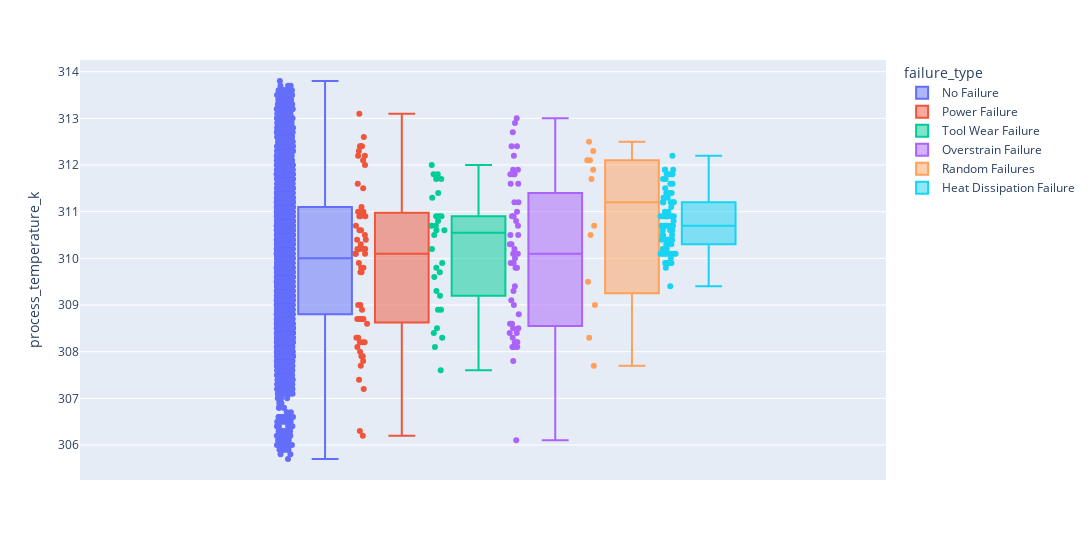

The cell this chart's notebook holds for it:
### Code cell
histogram('process_temperature_k')

### Figure 1 — Plotly figure (JSON) as saved in the notebook; plotly's stock layout.template omitted (floating-point values rounded to 4 significant figures; data arrays with more than 128 entries replaced by an {"elided": "..."} marker saying what was removed)
{"data": [{"alignmentgroup": "True", "boxpoints": "all", "hovertemplate": "failure_type=No Failure<br>process_temperature_k=%{y}<extra></extra>", "legendgroup": "No Failure", "marker": {"color": "#636efa"}, "name": "No Failure", "notched": false, "offsetgroup": "No Failure", "orientation": "v", "showlegend": true, "type": "box", "x0": " ", "xaxis": "x", "y": {"elided": "6435 float values"}, "y0": " ", "yaxis": "y"}, {"alignmentgroup": "True", "boxpoints": "all", "hovertemplate": "failure_type=Power Failure<br>process_temperature_k=%{y}<extra></extra>", "legendgroup": "Power Failure", "marker": {"color": "#EF553B"}, "name": "Power Failure", "notched": false, "offsetgroup": "Power Failure", "orientation": "v", "showlegend": true, "type": "box", "x0": " ", "xaxis": "x", "y": [309, 308.7, 308.2, 308.3, 308.7, 309.8, 307.4, 306.3, 306.2, 307.2, 307.7, 307.8, 310.1, 310.2, 308.7, 308, 307.9, 308.2, 308.9, 308.7, 308.7, 308.6, 309.8, 309.9, 310.9, 311, 311.5, 310.6, 311, 309.7, 310.4, 310.2, 312, 312.4, 313.1, 312.6, 312.3, 312.1, 312.2, 312.4, 310.2, 310.9, 310.9, 310.1, 310.4, 310.6, 310.7, 311.1, 310.5, 310.2, 311, 311.6, 312.4, 312.2, 310.3, 310.1, 309.7, 308.1, 308.3, 307.9, 309, 310.2, 308.2], "y0": " ", "yaxis": "y"}, {"alignmentgroup": "True", "boxpoints": "all", "hovertemplate": "failure_type=Tool Wear Failure<br>process_temperature_k=%{y}<extra></extra>", "legendgroup": "Tool Wear Failure", "marker": {"color": "#00cc96"}, "name": "Tool Wear Failure", "notched": false, "offsetgroup": "Tool Wear Failure", "orientation": "v", "showlegend": true, "type": "box", "x0": " ", "xaxis": "x", "y": [308.9, 307.6, 309.2, 308.4, 309.3, 309.6, 310.9, 310.9, 311.3, 310.8, 310.9, 309.7, 310.5, 312, 310.2, 310.6, 310.6, 309.9, 311.4, 311.8, 311.7, 311.7, 311.8, 310.7, 308.3, 308.5, 308.1, 308.9, 310.7, 309.8], "y0": " ", "yaxis": "y"}, {"alignmentgroup": "True", "boxpoints": "all", "hovertemplate": "failure_type=Overstrain Failure<br>process_temperature_k=%{y}<extra></extra>", "legendgroup": "Overstrain Failure", "marker": {"color": "#ab63fa"}, "name": "Overstrain Failure", "notched": false, "offsetgroup": "Overstrain Failure", "orientation": "v", "showlegend": true, "type": "box", "x0": " ", "xaxis": "x", "y": [308.2, 308.1, 308.3, 308.5, 308.1, 306.1, 307.8, 308.1, 309.8, 308.4, 308.2, 308.6, 308.5, 308.8, 309, 309.1, 309.3, 310.1, 310.9, 311.2, 311.6, 310.8, 310.5, 312.7, 312.9, 313, 312.4, 312.4, 312.2, 311.8, 311, 310.5, 309.9, 310.7, 311.6, 310.3, 311.9, 311.2, 311.8, 311.8, 311.9, 310.9, 309.8, 308.4, 308.2, 308.6, 309.9, 310, 310.1, 310.2, 310.3, 309.4], "y0": " ", "yaxis": "y"}, {"alignmentgroup": "True", "boxpoints": "all", "hovertemplate": "failure_type=Random Failures<br>process_temperature_k=%{y}<extra></extra>", "legendgroup": "Random Failures", "marker": {"color": "#FFA15A"}, "name": "Random Failures", "notched": false, "offsetgroup": "Random Failures", "orientation": "v", "showlegend": true, "type": "box", "x0": " ", "xaxis": "x", "y": [308.3, 307.7, 309.5, 309, 310.5, 312.3, 312.1, 312.5, 312.1, 310.7, 311.7, 311.9], "y0": " ", "yaxis": "y"}, {"alignmentgroup": "True", "boxpoints": "all", "hovertemplate": "failure_type=Heat Dissipation Failure<br>process_temperature_k=%{y}<extra></extra>", "legendgroup": "Heat Dissipation Failure", "marker": {"color": "#19d3f3"}, "name": "Heat Dissipation Failure", "notched": false, "offsetgroup": "Heat Dissipation Failure", "orientation": "v", "showlegend": true, "type": "box", "x0": " ", "xaxis": "x", "y": [309.4, 310.9, 310.9, 310.6, 310.9, 310.4, 310.4, 310.7, 310.7, 310.4, 310.4, 310.5, 310.6, 310.6, 310.9, 310.7, 310.7, 310.7, 310.9, 310.9, 311, 311.1, 310.9, 310.1, 309.9, 309.9, 309.9, 309.9, 310.1, 310.1, 309.8, 309.9, 310, 310.1, 310.1, 310.3, 310.1, 310.1, 310.1, 310.2, 310.3, 310.5, 310.5, 310.4, 310.4, 310.3, 310.2, 310.4, 310.7, 310.8, 310.9, 311.2, 311.2, 311, 311.3, 311.3, 311.2, 311.2, 311.4, 311.4, 311.6, 311.7, 311.8, 311.8, 311.8, 311.6, 311.5, 311.4, 311.2, 311.7, 311.9, 312.2, 311.9, 311.9, 311.8], "y0": " ", "yaxis": "y"}], "layout": {"boxmode": "group", "legend": {"title": {"text": "failure_type"}, "tracegroupgap": 0}, "margin": {"t": 60}, "width": 1200, "xaxis": {"anchor": "y", "domain": [0, 1]}, "yaxis": {"anchor": "x", "domain": [0, 1], "title": {"text": "process_temperature_k"}}}}
